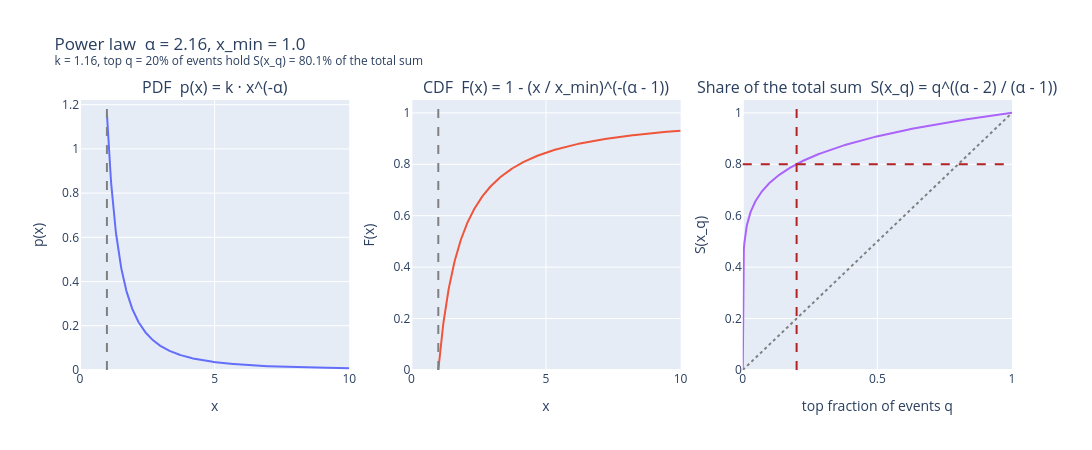

Notebook source saved alongside this figure:
### Code cell
alpha, x_min = 2.16, 1.0
k = k_norm(alpha, x_min)

plot_power_law(
    alpha,
    x_min,
    k,
    pdf=lambda x: p_x(alpha, k, x),
    cdf=lambda x: cdf_x(alpha, x_min, x),
    share=lambda q: top_share(alpha, q, x_min),
)

### Figure 1 — Plotly figure (JSON) as saved in the notebook; plotly's stock layout.template omitted (floating-point values rounded to 4 significant figures; data arrays with more than 128 entries replaced by an {"elided": "..."} marker saying what was removed)
{"data": [{"mode": "lines", "type": "scatter", "x": {"elided": "500 float values"}, "xaxis": "x", "y": {"elided": "500 float values"}, "yaxis": "y"}, {"mode": "lines", "type": "scatter", "x": {"elided": "500 float values"}, "xaxis": "x2", "y": {"elided": "500 float values"}, "yaxis": "y2"}, {"line": {"color": "gray", "dash": "dot"}, "mode": "lines", "type": "scatter", "x": {"elided": "500 float values"}, "xaxis": "x3", "y": {"elided": "500 float values"}, "yaxis": "y3"}, {"mode": "lines", "type": "scatter", "x": {"elided": "500 float values"}, "xaxis": "x3", "y": {"elided": "500 float values"}, "yaxis": "y3"}], "layout": {"annotations": [{"font": {"size": 16}, "showarrow": false, "text": "PDF  p(x) = k · x^(-α)", "x": 0.1444, "xanchor": "center", "xref": "paper", "y": 1, "yanchor": "bottom", "yref": "paper"}, {"font": {"size": 16}, "showarrow": false, "text": "CDF  F(x) = 1 - (x / x_min)^(-(α - 1))", "x": 0.5, "xanchor": "center", "xref": "paper", "y": 1, "yanchor": "bottom", "yref": "paper"}, {"font": {"size": 16}, "showarrow": false, "text": "Share of the total sum  S(x_q) = q^((α - 2) / (α - 1))", "x": 0.8556, "xanchor": "center", "xref": "paper", "y": 1, "yanchor": "bottom", "yref": "paper"}], "height": 450, "shapes": [{"line": {"color": "gray", "dash": "dash"}, "type": "line", "x0": 1, "x1": 1, "xref": "x", "y0": 0, "y1": 1, "yref": "y domain"}, {"line": {"color": "gray", "dash": "dash"}, "type": "line", "x0": 1, "x1": 1, "xref": "x2", "y0": 0, "y1": 1, "yref": "y2 domain"}, {"line": {"color": "firebrick", "dash": "dash"}, "type": "line", "x0": 0.2, "x1": 0.2, "xref": "x3", "y0": 0, "y1": 1, "yref": "y3 domain"}, {"line": {"color": "firebrick", "dash": "dash"}, "type": "line", "x0": 0, "x1": 1, "xref": "x3 domain", "y0": 0.8, "y1": 0.8, "yref": "y3"}], "showlegend": false, "title": {"text": "Power law  α = 2.16, x_min = 1.0<br><sup>k = 1.16, top q = 20% of events hold S(x_q) = 80.1% of the total sum</sup>"}, "width": 1400, "xaxis": {"anchor": "y", "domain": [0, 0.2889], "range": [0, 10], "title": {"text": "x"}}, "xaxis2": {"anchor": "y2", "domain": [0.3556, 0.6444], "matches": "x", "range": [0, 10], "title": {"text": "x"}}, "xaxis3": {"anchor": "y3", "domain": [0.7111, 1], "range": [0, 1], "title": {"text": "top fraction of events q"}}, "yaxis": {"anchor": "x", "domain": [0, 1], "rangemode": "tozero", "title": {"text": "p(x)"}}, "yaxis2": {"anchor": "x2", "domain": [0, 1], "range": [0, 1.05], "title": {"text": "F(x)"}}, "yaxis3": {"anchor": "x3", "domain": [0, 1], "range": [0, 1.05], "title": {"text": "S(x_q)"}}}}
